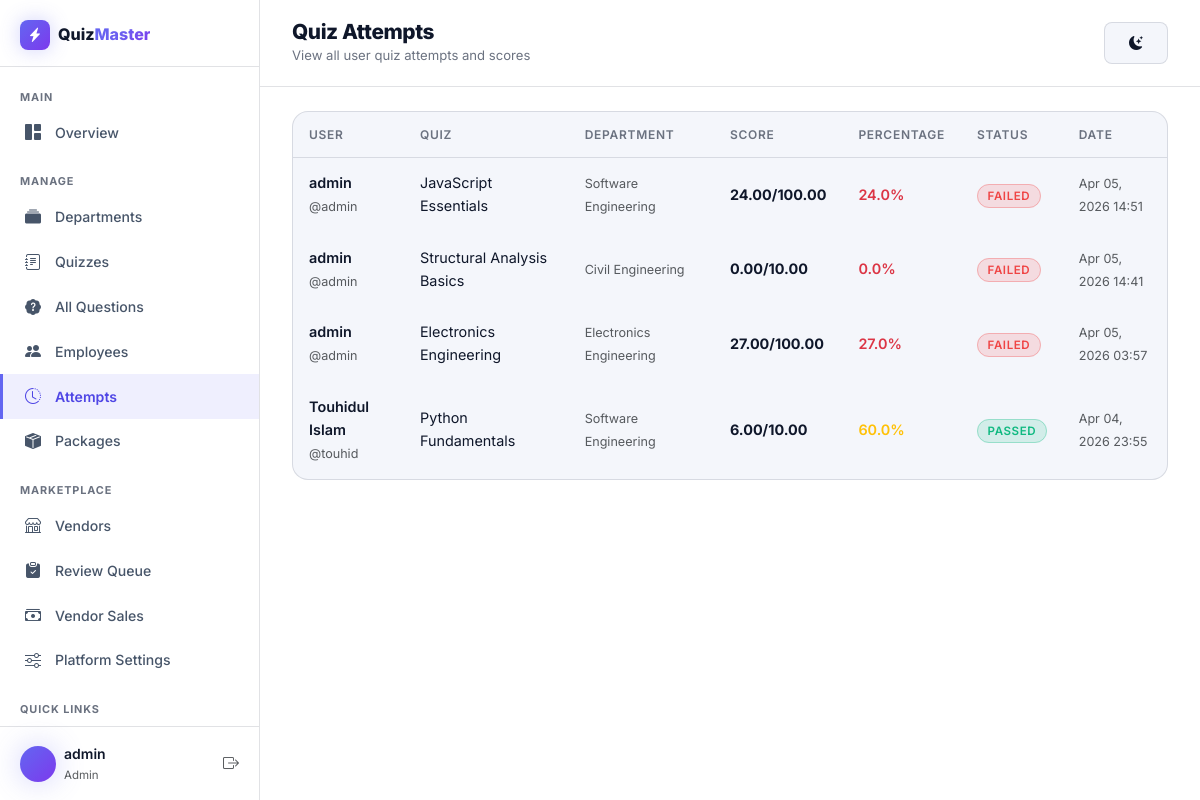
The app's page /dashboard/attempts/ (signed in) with its own data.
### quizzes/models.py (models this page shows, shortened)
class QuizAttempt(models.Model):
    id = models.UUIDField(primary_key=True, default=uuid.uuid4, editable=False)
    user = models.ForeignKey(
        User,
        on_delete=models.CASCADE,
        related_name='quiz_attempts'
    )
    quiz = models.ForeignKey(
        Quiz,
        on_delete=models.CASCADE,
        related_name='attempts'
    )
    score = models.DecimalField(max_digits=7, decimal_places=2, default=0)
    total_marks = models.DecimalField(max_digits=7, decimal_places=2, default=0)
    passed = models.BooleanField(default=False)
    started_at = models.DateTimeField(auto_now_add=True)
    completed_at = models.DateTimeField(null=True, blank=True)
    class Meta:
        ordering = ['-started_at']
    @property
    def percentage(self):
        if self.total_marks > 0:
            return round((self.score / self.total_marks) * 100, 1)
        return 0

class Quiz(models.Model):
    STATUS_CHOICES = [
        ('draft', 'Draft'),
        ('pending', 'Pending Review'),
        ('approved', 'Approved / Published'),
        ('rejected', 'Rejected'),
    ]
    department = models.ForeignKey(
        Department,
        on_delete=models.CASCADE,
        related_name='quizzes'
    )
    subcategory = models.ForeignKey(
        SubCategory,
        on_delete=models.SET_NULL,
        null=True, blank=True,
        related_name='quizzes'
    )
    owner = models.ForeignKey(
        User,
        on_delete=models.CASCADE,
        null=True, blank=True,
        related_name='owned_quizzes',
        help_text='The vendor who owns this quiz. Empty for platform/admin-owned quizzes.'
    )
    name = models.CharField(max_length=300)
    slug = models.SlugField(max_length=300, unique=True, blank=True)
    prerequisites = models.TextField(
        help_text='List prerequisites or knowledge required before taking this quiz.'
    )
    total_questions = models.PositiveIntegerField(
        help_text='Number of questions in this quiz.'
    )
    mark_per_question = models.DecimalField(
        max_digits=5, decimal_places=2, default=1.00,
        help_text='Marks awarded for each correct answer.'
    )
    pass_mark = models.DecimalField(
        max_digits=6, decimal_places=2,
        help_text='Minimum marks required to pass.'
    )
    time_limit = models.PositiveIntegerField(
        help_text='Time limit in minutes to complete the quiz.'
    )
    is_published = models.BooleanField(default=False)
    status = models.CharField(
        max_length=20, choices=STATUS_CHOICES, default='draft',
        help_text='Review workflow status. Admin approval sets this to "approved" and publishes the quiz.'
    )
    rejection_reason = models.TextField(blank=True)
    submitted_at = models.DateTimeField(null=True, blank=True)
    reviewed_at = models.DateTimeField(null=True, blank=True)
    reviewed_by = models.ForeignKey(
        User,
        on_delete=models.SET_NULL,
        null=True, blank=True,
        related_name='reviewed_quizzes'
    )
    price = models.DecimalField(
        max_digits=10, decimal_places=2, default=0.00,
        help_text='Price to purchase this quiz individually. 0 means free/open.'
    )
    allow_retake = models.BooleanField(
        default=True,
        help_text='Allow users to retake this quiz.'
    )
    shuffle_questions = models.BooleanField(
        default=True,
        help_text='Randomize question order for each attempt.'
    )
    show_instant_feedback = models.BooleanField(
        default=False,
        help_text='Show correct answer immediately after selecting a choice.'
    )
    per_question_time_limit = models.PositiveIntegerField(
        null=True, blank=True,
        help_text='Optional per-question time limit in seconds. Leave blank for no limit.'
    )
    created_at = models.DateTimeField(auto_now_add=True)
    updated_at = models.DateTimeField(auto_now=True)
    class Meta:
        verbose_name_plural = 'Quizzes'
        ordering = ['-created_at']

class Department(models.Model):
    name = models.CharField(max_length=200)
    slug = models.SlugField(max_length=200, unique=True, blank=True)
    description = models.TextField(blank=True)
    icon = models.CharField(
        max_length=50,
        default='bi-mortarboard-fill',
        help_text='Bootstrap icon class, e.g. bi-gear-fill'
    )
    is_active = models.BooleanField(default=True)
    is_approved = models.BooleanField(
        default=False,
        help_text='Vendor-created categories require admin approval before going public.'
    )
    created_by = models.ForeignKey(
        User,
        on_delete=models.SET_NULL,
        null=True, blank=True,
        related_name='created_departments',
        help_text='The vendor who created this category. Empty for admin-created.'
    )
    created_at = models.DateTimeField(auto_now_add=True)
    updated_at = models.DateTimeField(auto_now=True)
    class Meta:
        ordering = ['name']

### quizzes/views.py (the view)
# urls.py: path('dashboard/attempts/', views.dashboard_attempts, name='dashboard_attempts'),
@staff_member_required
def dashboard_attempts(request):
    attempts = (
        QuizAttempt.objects
        .select_related('user', 'quiz', 'quiz__department')
        .order_by('-started_at')[:100]
    )
    context = {'attempts': attempts, 'active_page': 'attempts'}
    return render(request, 'quizzes/dashboard/attempts.html', context)

### quizzes/templates/quizzes/dashboard/attempts.html (shortened to what this page needs)
{% extends "quizzes/dashboard/base.html" %}
{% block page_title %}Quiz Attempts{% endblock %}
{% block page_subtitle %}View all user quiz attempts and scores{% endblock %}
{% block dash_content %}
<div class="dash-card">
    <div class="dash-card-body p-0">
        {% if attempts %}
        <div class="table-responsive">
            <table class="dash-table">
                <thead>
                    <tr>
                        <th>User</th>
                        <th>Quiz</th>
                        <th>Department</th>
                        <th>Score</th>
                        <th>Percentage</th>
                        <th>Status</th>
                        <th>Date</th>
                    </tr>
                </thead>
                <tbody>
                    {% for attempt in attempts %}
                    <tr>
                        <td>
                            <div class="fw-600">{{ attempt.user.get_full_name|default:attempt.user.username }}</div>
                            <small class="text-muted">@{{ attempt.user.username }}</small>
                        </td>
                        <td class="fw-500">{{ attempt.quiz.name }}</td>
                        <td><small class="text-muted">{{ attempt.quiz.department.name }}</small></td>
                        <td class="fw-700">{{ attempt.score }}/{{ attempt.total_marks }}</td>
                        <td>
                            <span class="fw-600 {% if attempt.percentage >= 80 %}text-success{% elif attempt.percentage >= 50 %}text-warning{% else %}text-danger{% endif %}">
                                {{ attempt.percentage }}%
                            </span>
                        </td>
                        <td>
                            <span class="quiz-badge {% if attempt.passed %}badge-pass{% else %}badge-fail{% endif %}">
                                {% if attempt.passed %}Passed{% else %}Failed{% endif %}
                            </span>
                        </td>
                        <td><small class="text-muted">{{ attempt.started_at|date:"M d, Y H:i" }}</small></td>
                    </tr>
                    {% endfor %}
                </tbody>
            </table>
        </div>
        {% else %}
        <div class="dash-empty">
            <i class="bi bi-clock-history d-block"></i>
            <h5>No Attempts Yet</h5>
            <p>Quiz attempts will appear here once users start taking quizzes.</p>
        </div>
        {% endif %}
    </div>
</div>
{% endblock %}

### quizzes/templates/quizzes/dashboard/base.html (shortened to what this page needs)
{% load static %}
<!DOCTYPE html>
<html lang="en" data-bs-theme="light" data-theme="light">
<head>
    <link href="https://cdn.jsdelivr.net/npm/bootstrap@5.3.3/dist/css/bootstrap.min.css" rel="stylesheet">
    <link href="https://cdn.jsdelivr.net/npm/bootstrap-icons@1.11.3/font/bootstrap-icons.css" rel="stylesheet">
    <link rel="stylesheet" href="{% static 'css/style.css' %}?v=6">
    <link rel="stylesheet" href="{% static 'css/dashboard.css' %}?v=6">
</head>
<body class="dashboard-body">
    <aside class="dash-sidebar" id="dashSidebar">
        <div class="dash-sidebar-header">
            <a href="{% url 'home' %}" class="d-flex align-items-center gap-2 text-decoration-none">
                <div class="brand-icon brand-icon-sm">
                    <i class="bi bi-lightning-charge-fill"></i>
                </div>
                <span class="fw-800 text-white">Quiz<span class="text-gradient">Master</span></span>
            </a>
        </div>
        <nav class="dash-nav">
            <div class="dash-nav-section">
                <div class="dash-nav-label">Main</div>
                <a href="{% url 'dashboard' %}" class="dash-nav-link {% if active_page == 'overview' %}active{% endif %}">
                    <i class="bi bi-grid-1x2-fill"></i> Overview
                </a>
            </div>
            <div class="dash-nav-section">
                <div class="dash-nav-label">Manage</div>
                <a href="{% url 'dashboard_departments' %}" class="dash-nav-link {% if active_page == 'departments' %}active{% endif %}">
                    <i class="bi bi-collection-fill"></i> Departments
                </a>
                <a href="{% url 'dashboard_quizzes' %}" class="dash-nav-link {% if active_page == 'quizzes' %}active{% endif %}">
                    <i class="bi bi-journal-text"></i> Quizzes
                </a>
                <a href="{% url 'dashboard_all_questions' %}" class="dash-nav-link {% if active_page == 'questions' %}active{% endif %}">
                    <i class="bi bi-patch-question-fill"></i> All Questions
                </a>
                <a href="{% url 'dashboard_employees' %}" class="dash-nav-link {% if active_page == 'employees' %}active{% endif %}">
                    <i class="bi bi-people-fill"></i> Employees
                </a>
                <a href="{% url 'dashboard_attempts' %}" class="dash-nav-link {% if active_page == 'attempts' %}active{% endif %}">
                    <i class="bi bi-clock-history"></i> Attempts
                </a>
                <a href="{% url 'dashboard_packages' %}" class="dash-nav-link {% if active_page == 'packages' %}active{% endif %}">
                    <i class="bi bi-box-seam-fill"></i> Packages
                </a>
            </div>
            <div class="dash-nav-section">
                <div class="dash-nav-label">Marketplace</div>
                <a href="{% url 'dashboard_vendors' %}" class="dash-nav-link {% if active_page == 'vendors' %}active{% endif %}">
                    <i class="bi bi-shop"></i> Vendors
                </a>
                <a href="{% url 'dashboard_review_quizzes' %}" class="dash-nav-link {% if active_page == 'reviews' %}active{% endif %}">
                    <i class="bi bi-clipboard-check-fill"></i> Review Queue
                </a>
                <a href="{% url 'dashboard_vendor_sales' %}" class="dash-nav-link {% if active_page == 'vendor_sales' %}active{% endif %}">
                    <i class="bi bi-cash-stack"></i> Vendor Sales
                </a>
                <a href="{% url 'dashboard_settings' %}" class="dash-nav-link {% if active_page == 'settings' %}active{% endif %}">
                    <i class="bi bi-sliders"></i> Platform Settings
                </a>
            </div>
            <div class="dash-nav-section">
                <div class="dash-nav-label">Quick Links</div>
                <a href="{% url 'home' %}" class="dash-nav-link">
                </a>
            </div>
        </nav>
        <div class="dash-sidebar-footer">
            <div class="d-flex align-items-center gap-2">
                <div class="profile-avatar" style="width: 36px; height: 36px; font-size: 0.85rem;">
                </div>
                <div>
                    <div class="fw-600 small text-white">{{ user.get_full_name|default:user.username }}</div>
                    <div class="text-muted" style="font-size: 0.72rem;">
                        {% if user.is_superuser %}Admin{% else %}Staff{% endif %}
                    </div>
                </div>
            </div>
            <a href="{% url 'logout' %}" class="text-muted" title="Logout">
                <i class="bi bi-box-arrow-right"></i>
            </a>
        </div>
    </aside>
    <div class="dash-main">
        <header class="dash-topbar">
            <div>
                <h1 class="dash-page-title">{% block page_title %}Dashboard{% endblock %}</h1>
                <p class="dash-page-subtitle mb-0">{% block page_subtitle %}{% endblock %}</p>
            </div>
            <button type="button" class="btn btn-glass btn-sm ms-auto" data-theme-toggle title="Toggle light / dark mode" aria-label="Toggle light or dark mode">
                <i class="bi bi-sun-fill"></i>
            </button>
        </header>
        <div class="dash-content">
            {% block dash_content %}{% endblock %}
        </div>
    </div>
</body>
</html>

### records on screen
QuizAttempt: user.get_full_name "admin", user.username "admin", quiz.name "JavaScript Essentials", quiz.department.name "Software Engineering", score "24.00", total_marks "100.00", percentage "24.0", passed "FAILED", started_at "Apr 05, 2026 14:51"
QuizAttempt: user.get_full_name "admin", user.username "admin", quiz.name "Structural Analysis Basics", quiz.department.name "Civil Engineering", score "0.00", total_marks "10.00", percentage "0.0", passed "FAILED", started_at "Apr 05, 2026 14:41"
QuizAttempt: user.get_full_name "admin", user.username "admin", quiz.name "Electronics Engineering", quiz.department.name "Electronics Engineering", score "27.00", total_marks "100.00", percentage "27.0", passed "FAILED", started_at "Apr 05, 2026 03:57"
QuizAttempt: user.get_full_name "Touhidul Islam", user.username "touhid", quiz.name "Python Fundamentals", quiz.department.name "Software Engineering", score "6.00", total_marks "10.00", percentage "60.0", passed "PASSED", started_at "Apr 04, 2026 23:55"

### other values on screen
{{ user.get_full_name|default:user.username }} "admin"
